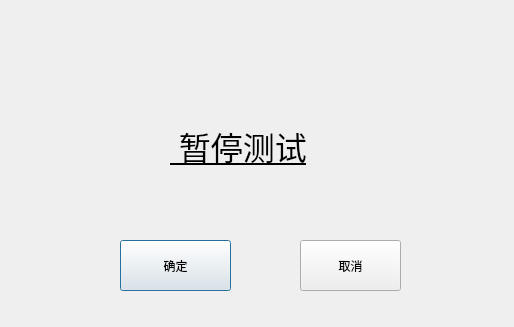
<?xml version="1.0" encoding="UTF-8"?>
<ui version="4.0">
 <class>DiagnosticPause</class>
 <widget class="QDialog" name="DiagnosticPause">
  <property name="geometry">
   <rect>
    <x>0</x>
    <y>0</y>
    <width>514</width>
    <height>327</height>
   </rect>
  </property>
  <property name="windowTitle">
   <string>Dialog</string>
  </property>
  <widget class="QPushButton" name="pushButton">
   <property name="geometry">
    <rect>
     <x>120</x>
     <y>240</y>
     <width>111</width>
     <height>51</height>
    </rect>
   </property>
   <property name="text">
    <string>确定</string>
   </property>
  </widget>
  <widget class="QPushButton" name="pushButton_2">
   <property name="geometry">
    <rect>
     <x>300</x>
     <y>240</y>
     <width>101</width>
     <height>51</height>
    </rect>
   </property>
   <property name="text">
    <string>取消</string>
   </property>
  </widget>
  <widget class="QLabel" name="label">
   <property name="geometry">
    <rect>
     <x>170</x>
     <y>110</y>
     <width>201</width>
     <height>71</height>
    </rect>
   </property>
   <property name="font">
    <font>
     <pointsize>24</pointsize>
     <italic>false</italic>
     <bold>false</bold>
     <underline>true</underline>
    </font>
   </property>
   <property name="styleSheet">
    <string notr="true">font:24pt</string>
   </property>
   <property name="text">
    <string> 暂停测试</string>
   </property>
  </widget>
 </widget>
 <resources/>
 <connections/>
</ui>
